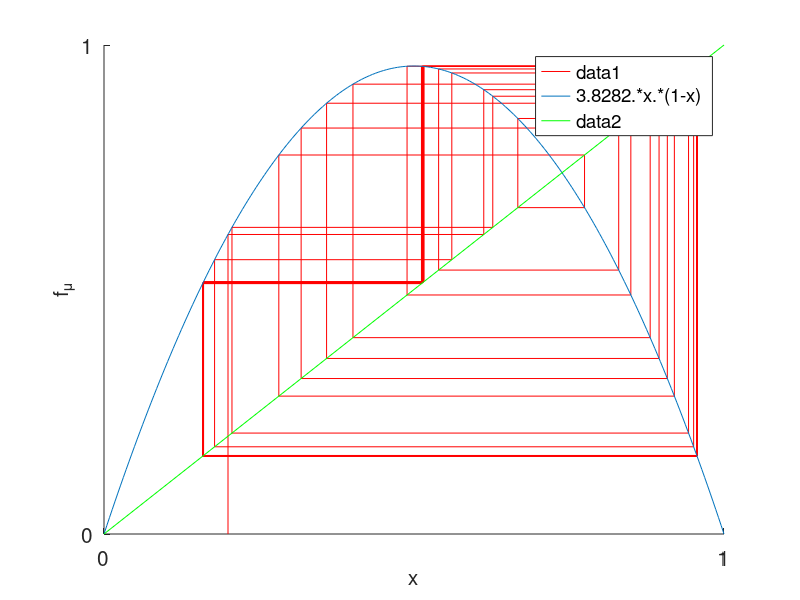

Source code (MATLAB):
% Program 3b - Graphical Iteration of the Logistic Map.
% Chapter 3 - Nonlinear Discrete Dynamical Systems.
% Copyright Springer 2014. Stephen Lynch.

clear;
figure;
fsize=15;
nmax=100;halfm=nmax/2;
t=zeros(1,nmax);t1=zeros(1,nmax);t2=zeros(1,nmax);
t(1)=0.2;
mu=3.8282;
axis([0 1 0 1]);
for n=1:nmax
    t(n+1)=mu*t(n)*(1-t(n));
end

for n=1:halfm
    t1(2*n-1)=t(n);
    t1(2*n)=t(n);
end

t2(1)=0;t2(2)=t(2);
for n=2:halfm
    t2(2*n-1)=t(n);
    t2(2*n)=t(n+1);
end
hold on
plot(t1,t2,'r');
fplot('3.8282*x*(1-x)',[0 1]);
x=[0 1];y=[0 1];
plot(x,y,'g');
hold off
%title('Graphical iteration for the tent map')
set(gca,'xtick',[0 1],'Fontsize',fsize)
set(gca,'ytick',[0 1],'Fontsize',fsize)
xlabel('x','Fontsize',fsize)
ylabel('f_{\mu}','Fontsize',fsize)

% End of Program 3b.
